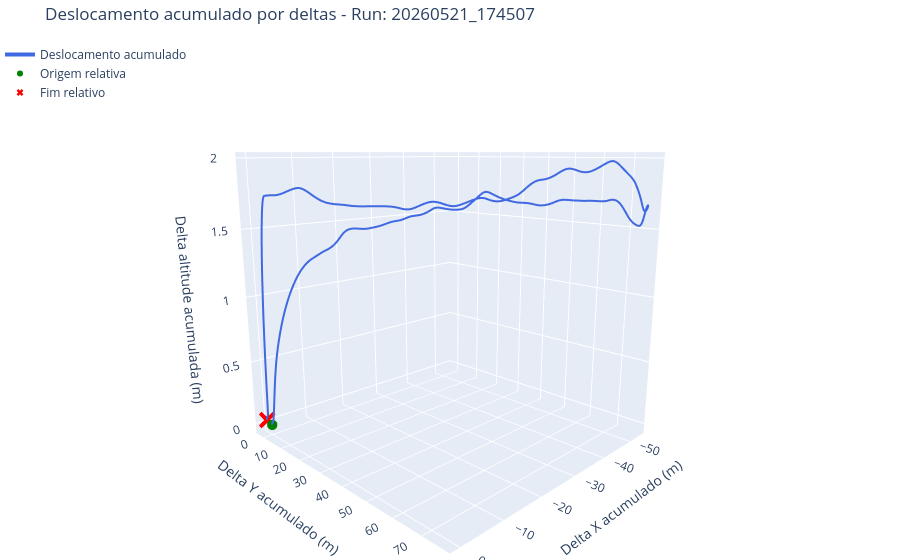
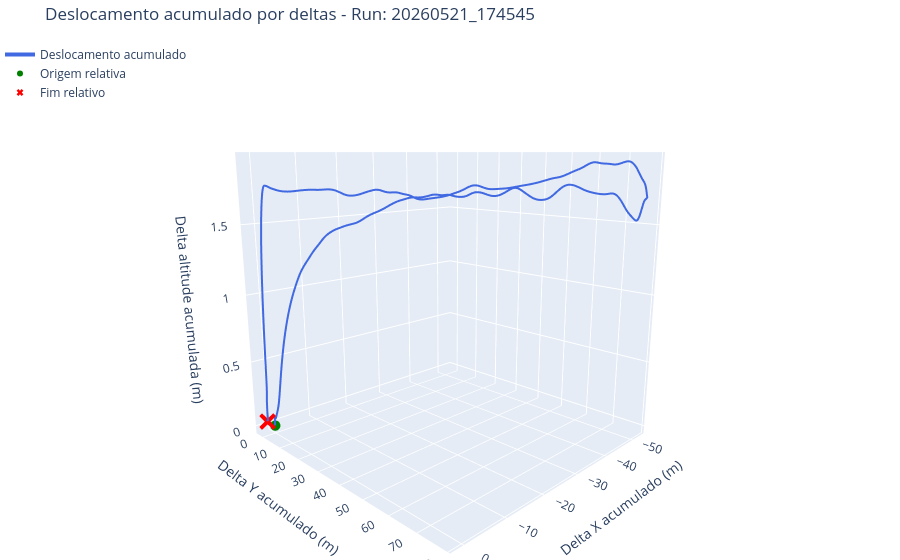
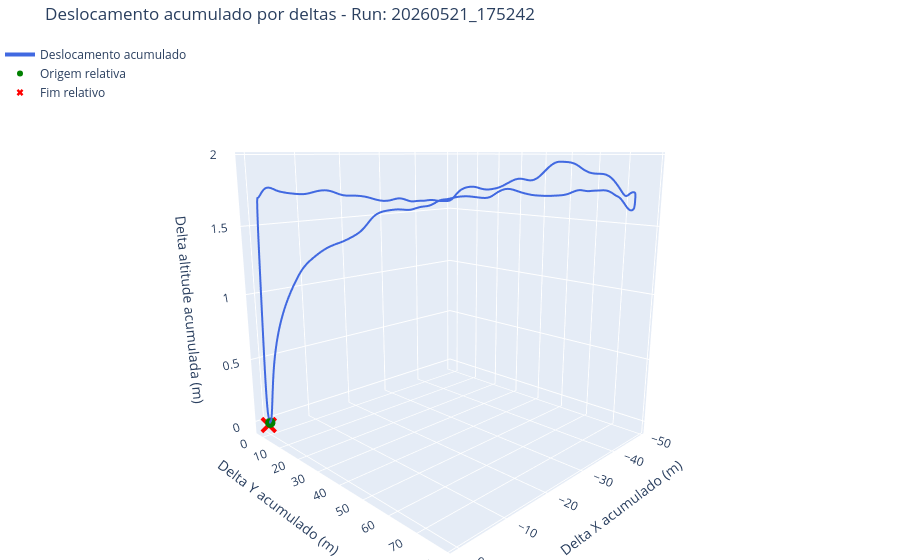
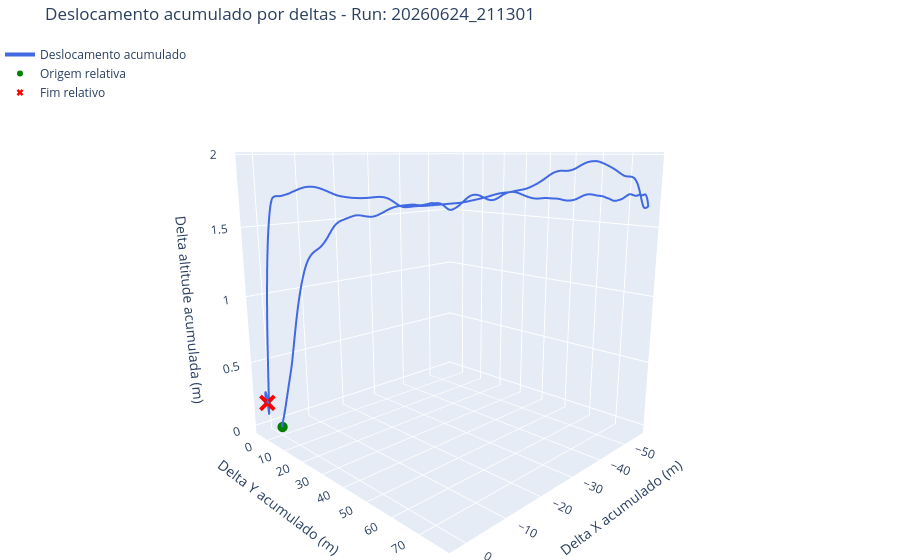

Here is the notebook cell these charts were saved with, in order:
### Markdown cell above
### Deslocamento acumulado relativo

### Code cell
for caminho, df in zip(caminhos_ficheiros, lista_dfs):
    timestamp = caminho.parent.name.replace("voo_teste_", "")
    fig_3d = go.Figure()
    fig_3d.add_trace(go.Scatter3d(x=df["x_rel"], y=df["y_rel"], z=df["altitude_rel"], mode="lines", line=dict(color="royalblue", width=4), name="Deslocamento acumulado"))
    fig_3d.add_trace(go.Scatter3d(x=[0.0], y=[0.0], z=[0.0], mode="markers", marker=dict(color="green", size=6), name="Origem relativa"))
    fig_3d.add_trace(go.Scatter3d(x=[df["x_rel"].iloc[-1]], y=[df["y_rel"].iloc[-1]], z=[df["altitude_rel"].iloc[-1]], mode="markers", marker=dict(color="red", size=6, symbol="x"), name="Fim relativo"))
    fig_3d.update_layout(title=f"Deslocamento acumulado por deltas - Run: {timestamp}", scene=dict(xaxis_title="Delta X acumulado (m)", yaxis_title="Delta Y acumulado (m)", zaxis_title="Delta altitude acumulada (m)", camera=dict(eye=dict(x=1.5, y=1.5, z=0.5))), legend=dict(x=0, y=1), margin=dict(l=0, r=0, b=0, t=40))
    fig_3d.show()

### Figure 1 — Plotly figure (JSON) as saved in the notebook; plotly's stock layout.template omitted (floating-point values rounded to 4 significant figures; data arrays with more than 128 entries replaced by an {"elided": "..."} marker saying what was removed)
{"data": [{"line": {"color": "royalblue", "width": 4}, "mode": "lines", "name": "Deslocamento acumulado", "type": "scatter3d", "x": {"elided": "2921 float values"}, "y": {"elided": "2921 float values"}, "z": {"elided": "2921 float values"}}, {"marker": {"color": "green", "size": 6}, "mode": "markers", "name": "Origem relativa", "type": "scatter3d", "x": [0], "y": [0], "z": [0]}, {"marker": {"color": "red", "size": 6, "symbol": "x"}, "mode": "markers", "name": "Fim relativo", "type": "scatter3d", "x": [0.4164], "y": [-1.78], "z": [0.03117]}], "layout": {"legend": {"x": 0, "y": 1}, "margin": {"b": 0, "l": 0, "r": 0, "t": 40}, "scene": {"camera": {"eye": {"x": 1.5, "y": 1.5, "z": 0.5}}, "xaxis": {"title": {"text": "Delta X acumulado (m)"}}, "yaxis": {"title": {"text": "Delta Y acumulado (m)"}}, "zaxis": {"title": {"text": "Delta altitude acumulada (m)"}}}, "title": {"text": "Deslocamento acumulado por deltas - Run: 20260521_174507"}}}

### Figure 2 — Plotly figure (JSON) as saved in the notebook; plotly's stock layout.template omitted (floating-point values rounded to 4 significant figures; data arrays with more than 128 entries replaced by an {"elided": "..."} marker saying what was removed)
{"data": [{"line": {"color": "royalblue", "width": 4}, "mode": "lines", "name": "Deslocamento acumulado", "type": "scatter3d", "x": {"elided": "3076 float values"}, "y": {"elided": "3076 float values"}, "z": {"elided": "3076 float values"}}, {"marker": {"color": "green", "size": 6}, "mode": "markers", "name": "Origem relativa", "type": "scatter3d", "x": [0], "y": [0], "z": [0]}, {"marker": {"color": "red", "size": 6, "symbol": "x"}, "mode": "markers", "name": "Fim relativo", "type": "scatter3d", "x": [1.212], "y": [-1.228], "z": [0.03769]}], "layout": {"legend": {"x": 0, "y": 1}, "margin": {"b": 0, "l": 0, "r": 0, "t": 40}, "scene": {"camera": {"eye": {"x": 1.5, "y": 1.5, "z": 0.5}}, "xaxis": {"title": {"text": "Delta X acumulado (m)"}}, "yaxis": {"title": {"text": "Delta Y acumulado (m)"}}, "zaxis": {"title": {"text": "Delta altitude acumulada (m)"}}}, "title": {"text": "Deslocamento acumulado por deltas - Run: 20260521_174545"}}}

### Figure 3 — Plotly figure (JSON) as saved in the notebook; plotly's stock layout.template omitted (floating-point values rounded to 4 significant figures; data arrays with more than 128 entries replaced by an {"elided": "..."} marker saying what was removed)
{"data": [{"line": {"color": "royalblue", "width": 4}, "mode": "lines", "name": "Deslocamento acumulado", "type": "scatter3d", "x": {"elided": "3027 float values"}, "y": {"elided": "3027 float values"}, "z": {"elided": "3027 float values"}}, {"marker": {"color": "green", "size": 6}, "mode": "markers", "name": "Origem relativa", "type": "scatter3d", "x": [0], "y": [0], "z": [0]}, {"marker": {"color": "red", "size": 6, "symbol": "x"}, "mode": "markers", "name": "Fim relativo", "type": "scatter3d", "x": [0.132], "y": [-0.5771], "z": [-0.02127]}], "layout": {"legend": {"x": 0, "y": 1}, "margin": {"b": 0, "l": 0, "r": 0, "t": 40}, "scene": {"camera": {"eye": {"x": 1.5, "y": 1.5, "z": 0.5}}, "xaxis": {"title": {"text": "Delta X acumulado (m)"}}, "yaxis": {"title": {"text": "Delta Y acumulado (m)"}}, "zaxis": {"title": {"text": "Delta altitude acumulada (m)"}}}, "title": {"text": "Deslocamento acumulado por deltas - Run: 20260521_175242"}}}

### Figure 4 — Plotly figure (JSON) as saved in the notebook; plotly's stock layout.template omitted (floating-point values rounded to 4 significant figures; data arrays with more than 128 entries replaced by an {"elided": "..."} marker saying what was removed)
{"data": [{"line": {"color": "royalblue", "width": 4}, "mode": "lines", "name": "Deslocamento acumulado", "type": "scatter3d", "x": {"elided": "2982 float values"}, "y": {"elided": "2982 float values"}, "z": {"elided": "2982 float values"}}, {"marker": {"color": "green", "size": 6}, "mode": "markers", "name": "Origem relativa", "type": "scatter3d", "x": [0], "y": [0], "z": [0]}, {"marker": {"color": "red", "size": 6, "symbol": "x"}, "mode": "markers", "name": "Fim relativo", "type": "scatter3d", "x": [1.911], "y": [-3.514], "z": [0.1888]}], "layout": {"legend": {"x": 0, "y": 1}, "margin": {"b": 0, "l": 0, "r": 0, "t": 40}, "scene": {"camera": {"eye": {"x": 1.5, "y": 1.5, "z": 0.5}}, "xaxis": {"title": {"text": "Delta X acumulado (m)"}}, "yaxis": {"title": {"text": "Delta Y acumulado (m)"}}, "zaxis": {"title": {"text": "Delta altitude acumulada (m)"}}}, "title": {"text": "Deslocamento acumulado por deltas - Run: 20260624_211301"}}}
